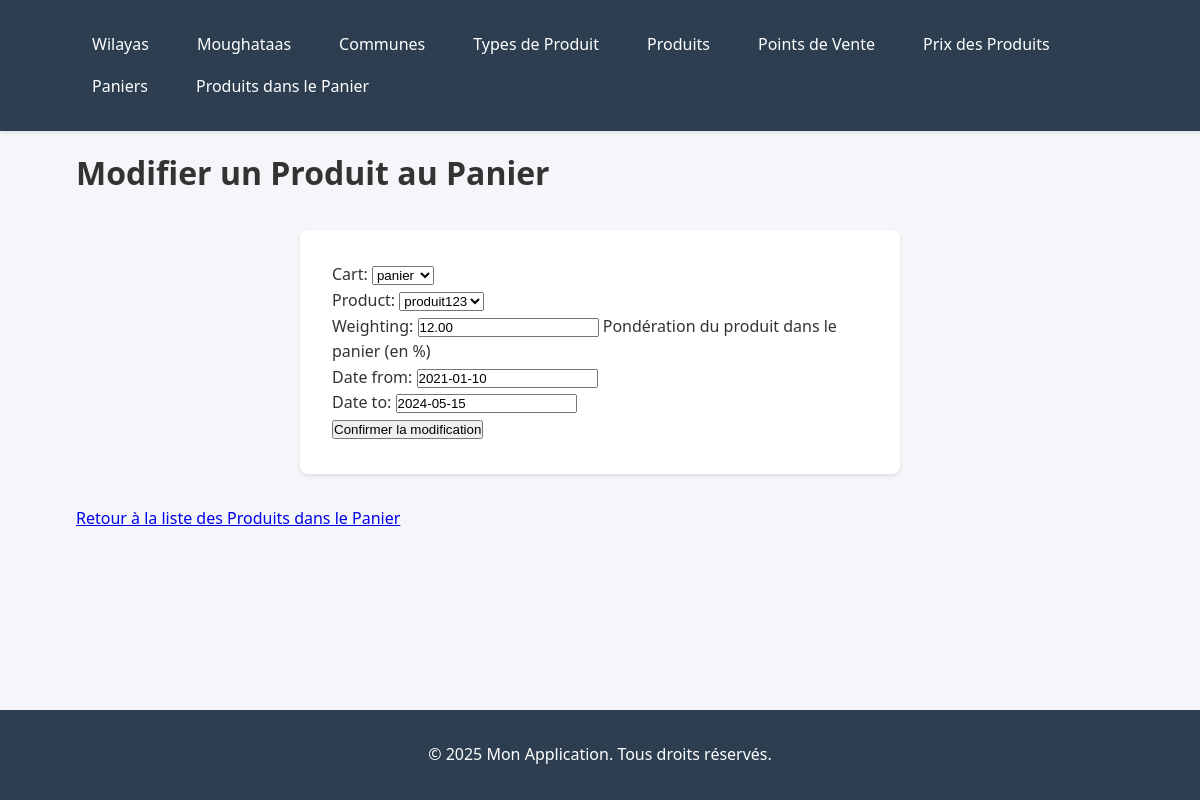
/produit-de-panier/1/modifier/, run on the app's committed database.
### incp/models.py (models this page shows, shortened)
class CartProduct(models.Model):
    cart = models.ForeignKey(Cart, on_delete=models.PROTECT, related_name='cart_products')
    product = models.ForeignKey(Product, on_delete=models.PROTECT, related_name='cart_products')
    weighting = models.DecimalField(
        max_digits=5,
        decimal_places=2,
        validators=[MinValueValidator(0), MaxValueValidator(100)],
        help_text="Pondération du produit dans le panier (en %)"
    )
    date_from = models.DateField()
    date_to = models.DateField(null=True, blank=True)

### incp/views.py (the view, shortened to what this page needs)
# urls.py: path('produit-de-panier/<int:pk>/modifier/', CartProductModifierView.as_view(), name='produitdepanier_update'),
class CartProductModifierView(UpdateView):
    model = CartProduct
    fields = ['cart', 'product', 'weighting', 'date_from', 'date_to']
    template_name = "produit_de_panier/produit_de_panier_formulaire.html"

### incp/models.py (called while the page is built)
    def __str__(self):
        return self.name

    def __str__(self):
        return self.name

### incp/templates/produit_de_panier/produit_de_panier_formulaire.html (shortened to what this page needs)
{% extends "base.html" %}
{% block content %}
  <h1>{% if object %}Modifier{% else %}Ajouter{% endif %} un Produit au Panier</h1>
  <form method="post">
    {{ form.as_p }}
    <button type="submit">{% if object %}Confirmer la modification{% else %}Ajouter{% endif %}</button>
  </form>
  <a href="{% url 'produitdepanier_list' %}">Retour à la liste des Produits dans le Panier</a>
{% endblock %}

### incp/static/css/styles.css (style rules this page uses)
:root { --primary-color: #4a90e2; --secondary-color: #2c3e50; --success-color: #2ecc71; --error-color: #e74c3c; --text-color: #333; --light-gray: #f5f6fa; --border-color: #dcdde1; }
* { margin: 0; padding: 0; box-sizing: border-box; }
body { font-family: 'Segoe UI', Tahoma, Geneva, Verdana, sans-serif; line-height: 1.6; color: var(--text-color); background-color: var(--light-gray); min-height: 100vh; display: flex; flex-direction: column; }
form { background: white; padding: 2rem; border-radius: 8px; box-shadow: 0 2px 4px rgba(0, 0, 0, 0.1); max-width: 600px; margin: 2rem auto; }

### data on the page
CartProduct: cart "panier", product "produit123", weighting "12.00", date_from "2021-01-10", date_to "2024-05-15"
